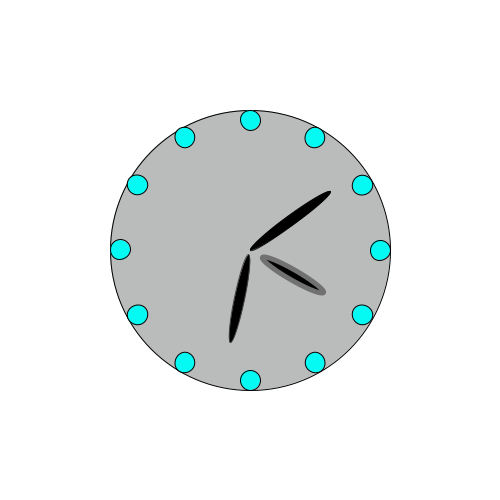
Frame 1 (no input)
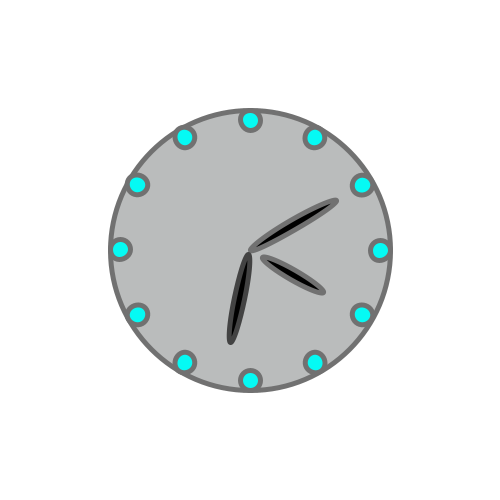
Frame 60 (the mouse pressed at the canvas centre just before this capture)
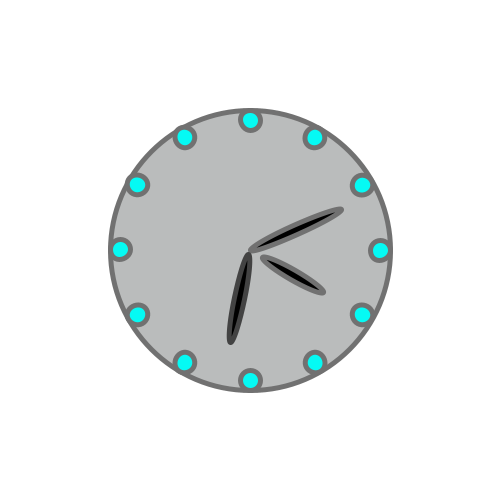
Frame 120 (the mouse held since frame 60 and released just before this capture)

The Processing sketch that drew these frames (run headless with seeded random() and noise(); from frame 60 on, the mouse is pressed at the canvas centre):

// Processing sketch: processing_120349
// ── processing_120349.pde

  void setup () {
 size ( 500,500);
}
  void draw () {
   background (255);
   
   translate (width/2,height/2);
  fill(186,188,188);
   ellipse (0,0,280,280);

 
for (int i=0; i<360; i+=30) { 
 pushMatrix();
 rotate(radians(i)); 
translate(0, 130); 
fill (#05FAF4);

ellipse(0, 0, 20, 20);
popMatrix();
}
   pushMatrix();
   translate (0,0);
  float sec = map(second(),0,60,0,360);
   rotate(radians(sec));
   translate ( 0,0-50);
   fill (0);
   ellipse (0,0, 10,100);
 popMatrix();

 pushMatrix();
  float min = map(minute(),0,60,0,360);
   rotate(radians(min));
   translate ( 0,-50);
   stroke (#434343);
   ellipse (0,0, 10,-90);
 popMatrix();

   pushMatrix();
   float h = map(hour(),0,12,0,360);
rotate(radians(h));
   translate ( 0,-50);
   strokeWeight (5);
   stroke (#717171);
   ellipse (0,0, 10,-70);
 popMatrix();
  

  }
